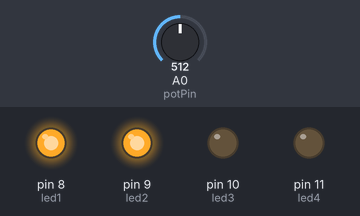
Bench run of a sketch on a simulated Arduino Uno, built with avr-gcc and run on an emulated ATmega328P. Parts: output pins drawn as LEDs (lit = HIGH). Inputs (shaded band) come from the test bench; at power-on: A0 (potPin) = 512.

Above: at 1.2 s.
1.3 s: A0 (potPin) set to 532
At 1.6 s:
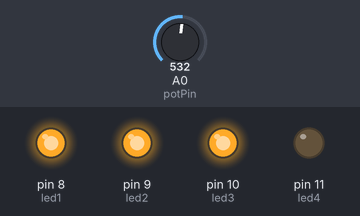
2.8 s: A0 (potPin) set to 765
4.3 s: A0 (potPin) set to 786
At 5.0 s:
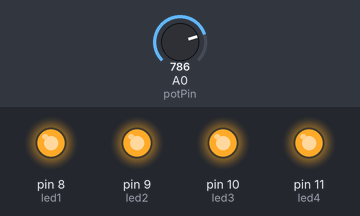
5.8 s: A0 (potPin) set to 122
At 6.2 s:
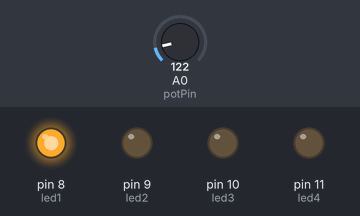
7.3 s: A0 (potPin) set to 67
8.8 s: A0 (potPin) set to 54
At 9.7 s:
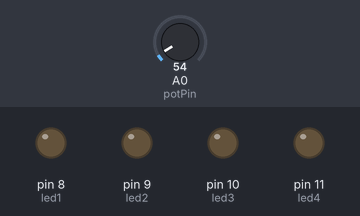
Timing chart, 0 to 11.3 s (numbered marks = the images above; inputs shaded):
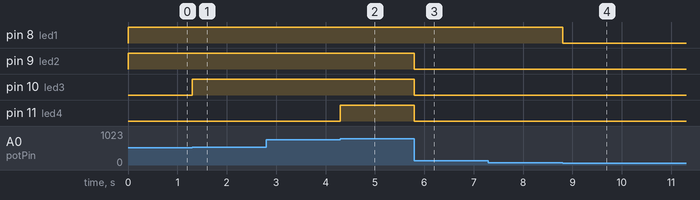

The sketch:

Using_potent.ino
```cpp
int potPin = A0; // potentiometer is connected to analog 0 pin
int led1 = 8; // red LED connected to digital PIN 13
int led2 = 9; // red LED connected to digital PIN 12
int led3 = 10;
int led4 = 11;
int potValue; // variable used to store the value coming from the sensor
int percent; // variable used to store the percentage value

void setup() {
pinMode(led1, OUTPUT); // LED is declared as an output
pinMode(led2, OUTPUT);
pinMode(led3, OUTPUT);
pinMode(led4, OUTPUT);
}

void loop() {
potValue = analogRead(potPin); // read the value from the potentiometer and assign the name potValue
percent = map(potValue, 0, 1023, 0, 100); // convert potentiometer reading to a percentage
if (percent <= 5) { //if the percentage is less than 5%...
    digitalWrite(led1, LOW);
    digitalWrite(led2, LOW);
    digitalWrite(led3, LOW);
    digitalWrite(led4, LOW);
}
else if(percent > 5 && percent <= 25){
    digitalWrite(led1, HIGH);
    digitalWrite(led2, LOW);
    digitalWrite(led3, LOW);
    digitalWrite(led4, LOW);
}
else if(percent > 25 && percent <= 50){
    digitalWrite(led1, HIGH);
    digitalWrite(led2, HIGH);
    digitalWrite(led3, LOW);
    digitalWrite(led4, LOW);
}
else if(percent > 50 && percent <=75){
    digitalWrite(led1, HIGH);
    digitalWrite(led2, HIGH);
    digitalWrite(led3, HIGH);
    digitalWrite(led4, LOW);
}else {
    digitalWrite(led1, HIGH);
    digitalWrite(led2, HIGH);
    digitalWrite(led3, HIGH);
    digitalWrite(led4, HIGH);
}
}
```

Measured:
- the behaviour switches between 521 and 522 on A0 (potPin) (found by bisection; images 0 and 1)
- the behaviour switches between 777 and 778 on A0 (potPin) (found by bisection; images 1 and 2)
- the behaviour switches between 62 and 61 on A0 (potPin) (found by bisection; images 3 and 4)
- after the input at 1.3 s, pin 10 (led3): LOW → HIGH at once
- after the input at 2.8 s, every drawn part: stays the same
- after the input at 4.3 s, pin 11 (led4): LOW → HIGH at once
- after the input at 5.8 s, pin 9 (led2), pin 10 (led3), pin 11 (led4): HIGH → LOW at once
- after the input at 7.3 s, every drawn part: stays the same
- after the input at 8.8 s, pin 8 (led1): HIGH → LOW at once
